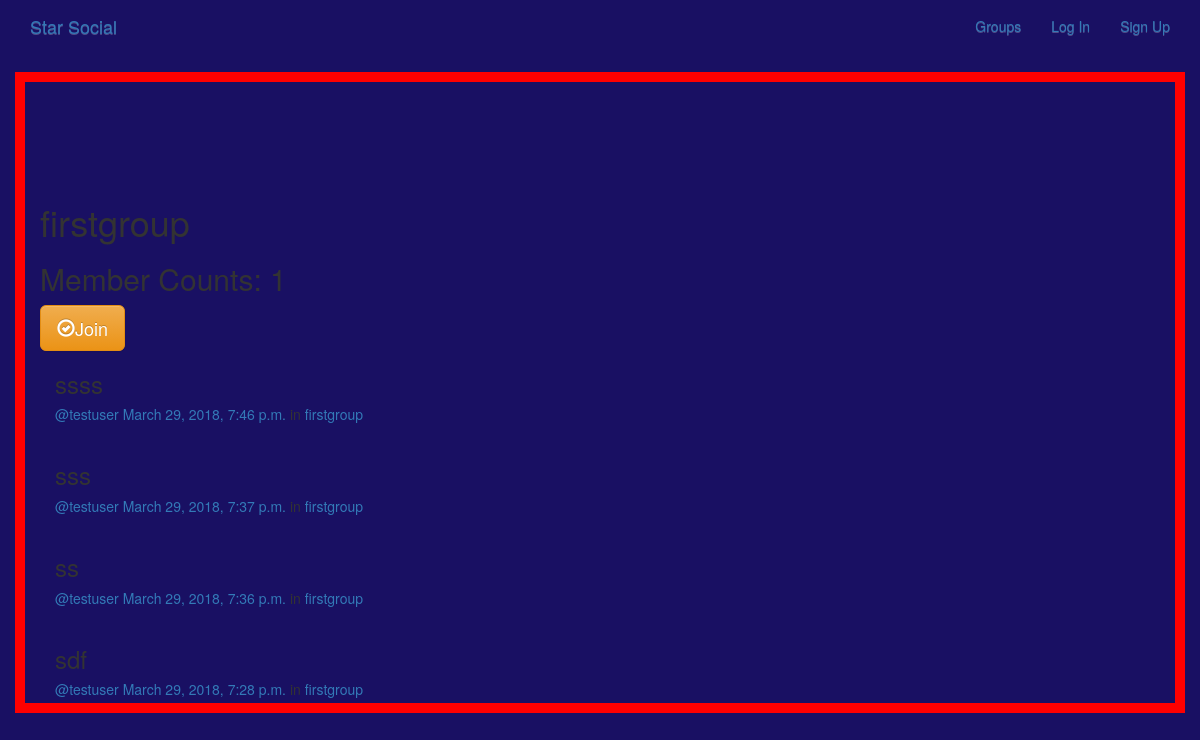
The page /groups/posts/in/firstgroup/ on the database its author committed.
### groups/models.py (models this page shows, shortened)
class Group(models.Model):
    name = models.CharField(max_length=255, unique=True)
    slug = models.SlugField(allow_unicode=True, unique=True)
    description = models.TextField(blank=True, default='')
    description_html = models.TextField(blank=True, default='', editable=False)
    members = models.ManyToManyField(User, through="GroupMember")
    class Meta:
        ordering = ['name']

### posts/models.py (models this page shows, shortened)
class Post(models.Model):
    user = models.ForeignKey(User, related_name='posts', on_delete=models.CASCADE)
    created_at = models.DateTimeField(auto_now = True)
    message = models.TextField()
    message_html = models.TextField(editable=False)
    group = models.ForeignKey(Group, related_name='posts', null=True, blank=True, on_delete=models.CASCADE)
    class Meta:
        ordering =['-created_at']
        unique_together = ['user','message']

### groups/views.py (the view)
# urls.py: path('posts/in/<slug:slug>/', views.SingleGroup.as_view(), name='single'),
class SingleGroup(generic.DetailView):
    model = Group

### groups/templates/groups/group_detail.html
{% extends "groups/group_base.html" %}
{% block pregroup %}
  <h1>{{group.name}}</h1>
  <h2>Member Counts: {{group.members.count}}</h2>
  <div class="content">
    {% if user in group.members.all %}
      <a href="{% url 'groups:leave' slug=group.slug %}" class="btn btn-fill btn-lg btn-warning">
        <span class="glyphicon glyphicon-remove-circle"></span>Leave</a>
    {% else %}
    <a href="{% url 'groups:join' slug=group.slug %}" class="btn btn-fill btn-lg btn-warning">
      <span class="glyphicon glyphicon-ok-circle"></span>Join</a>
    {% endif %}
  </div>
{% endblock %}
{% block group_content %}
  <div class="col-md-8">
    {% if group.posts.count == 0 %}
      <h2>No posts in the script yet</h2>
    {% else %}
      {% for post in group.posts.all %}
        {% include "posts/_post.html" %}
      {% endfor %}
    {% endif %}
  </div>
{% endblock %}

### posts/templates/posts/_post.html (shortened to what this page needs)
<div class="post media">
	<h3>{{ post.message_html|safe }}</h3>
	<div class="media-body">
		<h5 class="media-heading">
			<span class="username"><a href="{% url 'posts:for_user' username=post.user.username %}">@{{ post.user.username }}</a></span>
			<time class="time"><a href="{% url 'posts:single' username=post.user.username pk=post.pk %}">{{ post.created_at }}</a></time>
			{% if post.group %}
			<span class="group-name">in <a href="#">{{ post.group.name }}</a></span>
			{% endif %}
		</h5>
	</div>
</div>

### static/css/master.css (style rules this page uses)
html, body { height: 100%; width: 100%; overflow: hidden; background: #191063; margin: 0; }

### rows shown on the page
Group: name "firstgroup", members.count "1"
Post: message_html "ssss", user.username "testuser", created_at "March 29, 2018, 7:46 p.m.", group.name "firstgroup"
Post: message_html "sss", user.username "testuser", created_at "March 29, 2018, 7:37 p.m.", group.name "firstgroup"
Post: message_html "ss", user.username "testuser", created_at "March 29, 2018, 7:36 p.m.", group.name "firstgroup"
Post: message_html "sdf", user.username "testuser", created_at "March 29, 2018, 7:28 p.m.", group.name "firstgroup"
